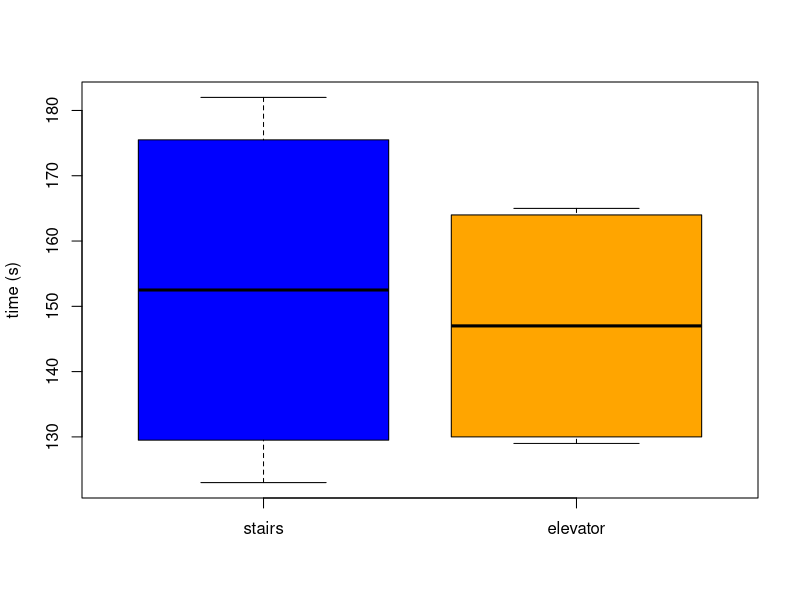

Reproduce this figure in R.
## ---- chunk 1
knitr::opts_chunk$set(echo = TRUE)
knitr::opts_chunk$set(cache = TRUE)
library("ggplot2")
## ---- chunk 2
set.seed(42)
x <- list()
for (i in 1:4) { 
  x[[i]] <- sample(c("stairs", "elevator"), 2)  
}
## ---- chunk 3
 
 stairs <- c(123, 136, 169, 182)
 elevator <- c(165, 163, 131, 129)
 
df_stairs <- data.frame(stairs)
df_elevator <- data.frame(elevator)
df_approaches <- cbind(df_stairs, df_elevator)
## ---- chunk 4
t.test(stairs - elevator)
## ---- chunk 5
boxplot(df_approaches, col = c("blue", "orange"), ylab = "time (s)")
